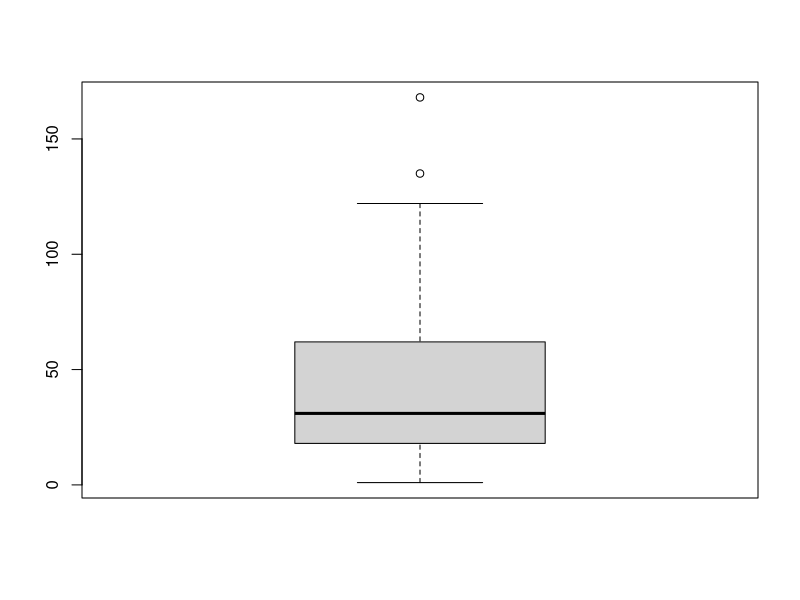
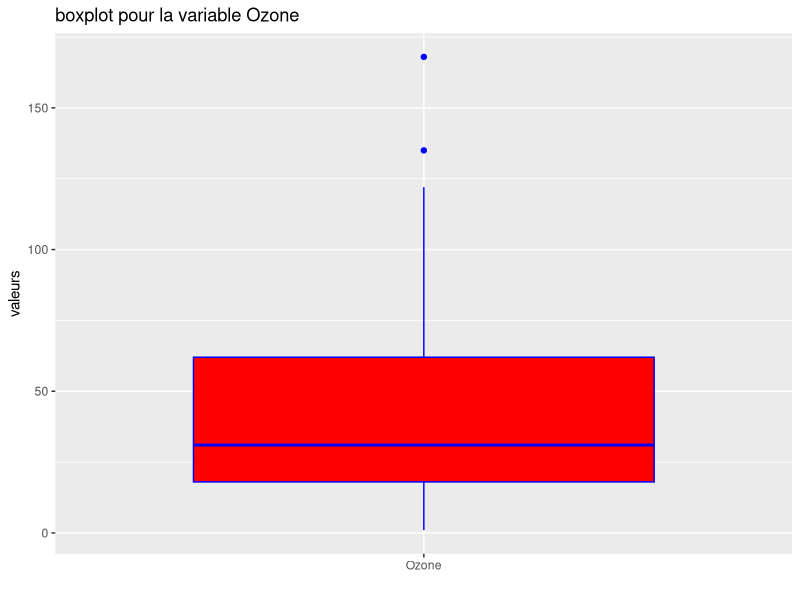
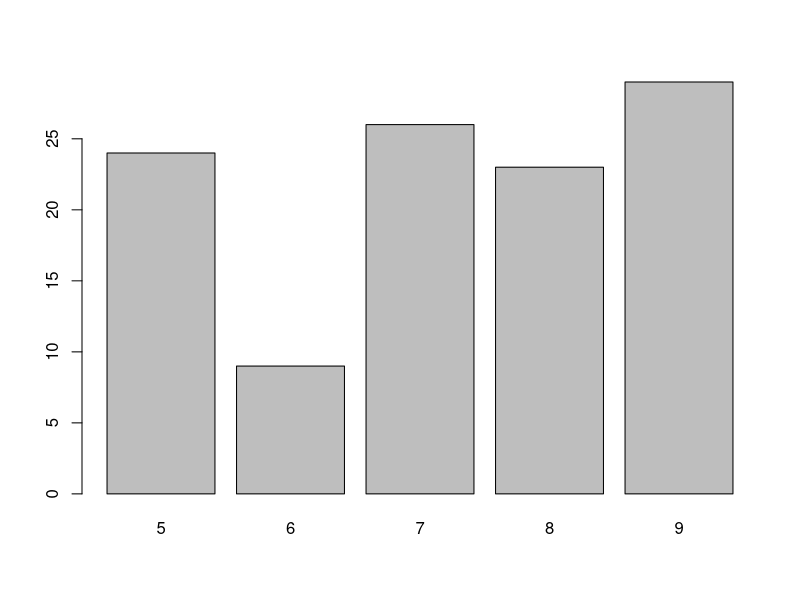
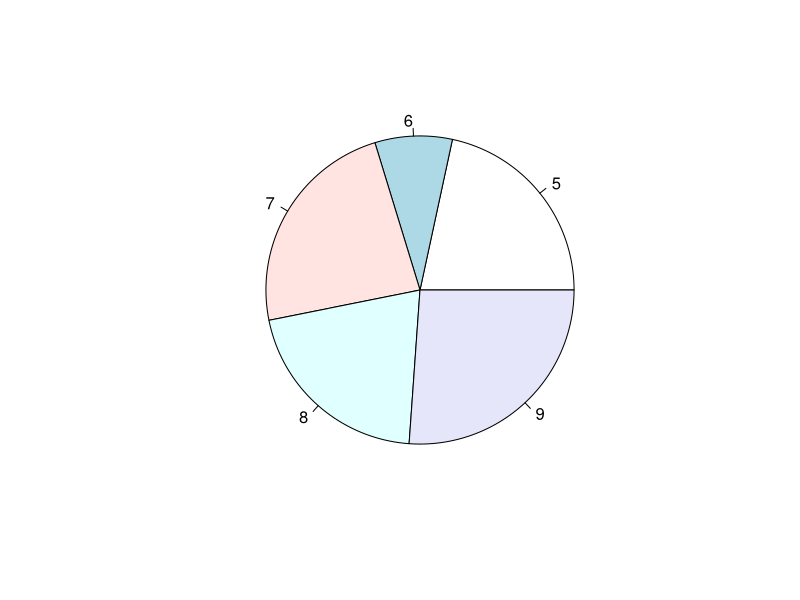
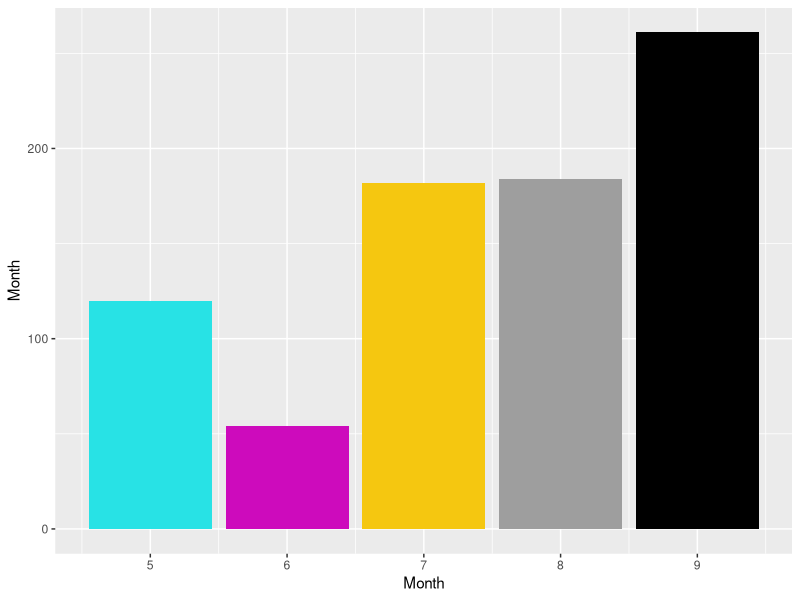
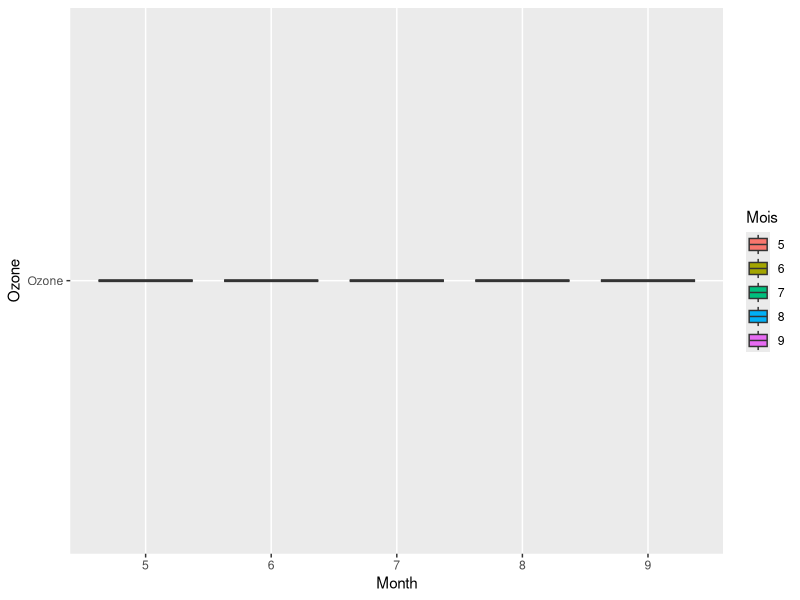
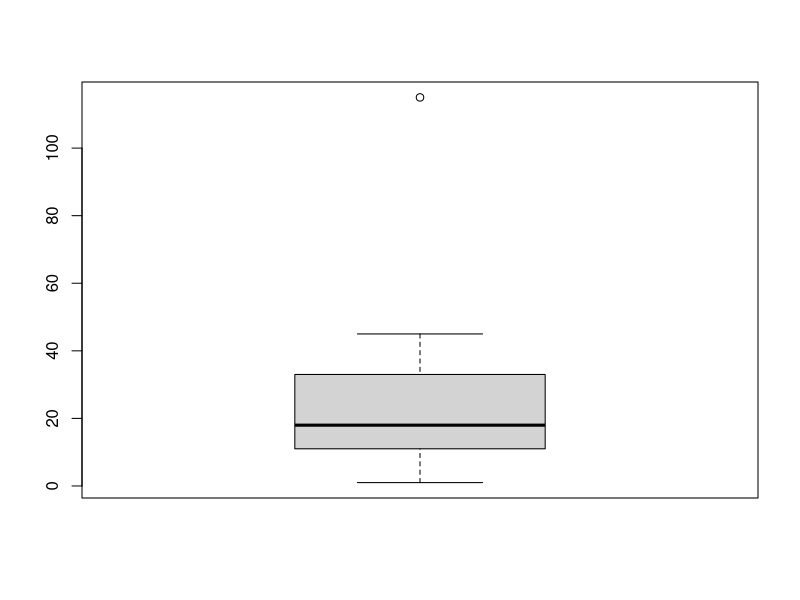
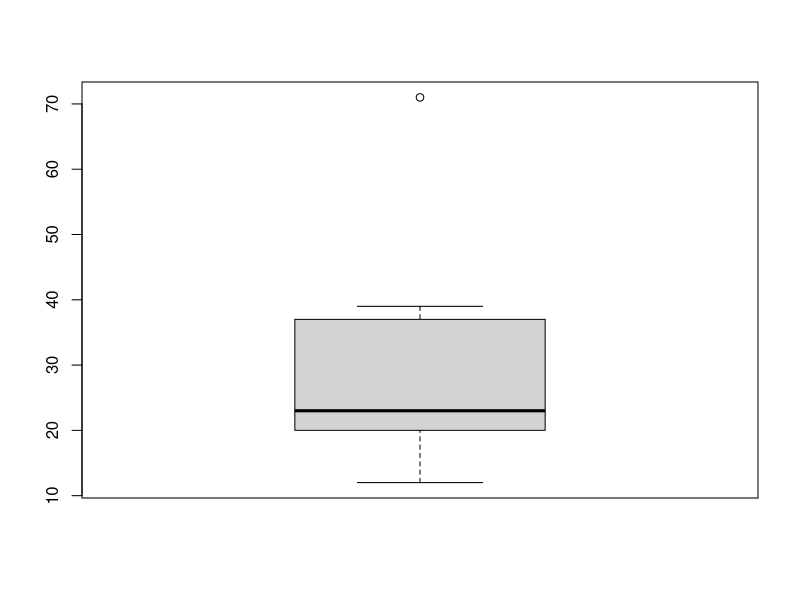

Write the R code that produced these figures, in order.
## ---- chunk 1
knitr::opts_chunk$set(echo = TRUE)
## ---- chunk 2
x<-c(3,1,7) 
y<-rep(1,3)
## ---- chunk 3
x # renvoie le vecteur precedemment crée
## ---- chunk 4
x[2] # la valeur à la deuxième position
## ---- chunk 5
length(x)# la taille du vecteur x
## ---- chunk 6
sum(x)# la somme des valeurs de x 
## ---- chunk 7
x+y # la somme des vecteurs x et y
## ---- chunk 8
x*y # la multiplication du vecteur x par le vecteur y
## ---- chunk 9
sort(x) # trie les valeurs du vecteur par ordre croissant
## ---- chunk 10
min(x)# le min de x
## ---- chunk 11
which.min(x)# la position du min dans le vecteur
## ---- chunk 12
z<-x # affecte x à z
z
## ---- chunk 13
sort(x,decreasing = TRUE)
## ---- chunk 14
u= c(rep(2,10),rep(8,20),rep(9,5))
## ---- chunk 15
u==8 # un booleen : true si la valeur équivaut à 8 et false sinon 
## ---- chunk 16
u<=8 # un booleen : true si la valeur de u <= 8 et false sinon
## ---- chunk 17
(which(u %in% c(2,9)))# la position des valeurs 2 et 9 de u
## ---- chunk 18
which((u==2)|(u==9)) #la position des valeurs 2 ou 9 de u
## ---- chunk 19
which((u==2)&(u==9))# la position des valeurs qui sont à la fois 2 et 9
## ---- chunk 20
length(which(u %in% c(8,9)))
## ---- chunk 21
groupe = c("red","green","yellow")
## ---- chunk 22
mode(groupe)# le type de groupe
## ---- chunk 23
mode(u)# renvoie le type de u
## ---- chunk 24
mode(u==5) # le type de u==5
## ---- chunk 25
ls() # liste les trucs existants dans le global environnement de R
## ---- chunk 26
rm(list=ls())# supprime le stockage de global environnement
## ---- chunk 27
ls()
## ---- chunk 28
data("airquality")
## ---- chunk 29
head(airquality)# l'en-tête du jeu de données airquality
## ---- chunk 30
str(airquality)# le type de chaque variable avec un début de descriptif du contenu
## ---- chunk 31
summary(airquality)# un résumé sur le dataframe
## ---- chunk 32
colnames(airquality)#le nom des colonnes
## ---- chunk 33
dim(airquality)# la dimension: le nombre de lignes et de colonnes de airquality
## ---- chunk 34
sum(is.na(airquality))# le nombre total de NA existant dans le dataframe
## ---- chunk 35
dataTemp = c()
dataTemp <-na.omit(airquality)#  supprime les NA existant dans airquality et creer un dataframe dataTemp qui stocke que les valeurs existantes 
## ---- chunk 36
sum(is.na(dataTemp))# On voit bien qu'il n'y a plus de NA
## ---- chunk 37
attach(dataTemp)
mode(Ozone) # Ozone est de type numeric
## ---- chunk 38
mean(Ozone)
median(Ozone)
var(Ozone)
sd(Ozone) 
## ---- chunk 39
quantile(Ozone)
## ---- chunk 40
IQR(Ozone) #la taille de l'intervalle interquartile est 44
## ---- chunk 41
which.max(Ozone)# indice de l'observation ayant la plus grande valeur d'ozone
## ---- chunk 42
boxplot(Ozone)$out
## ---- chunk 43
library(ggplot2)
require(ggplot2)
fig <- ggplot(data.frame(Ozone)) + aes(x="Ozone",y = Ozone)+
  geom_boxplot(color = "blue", fill = "red")+
  labs(title="boxplot pour la variable Ozone", x ="", y= "valeurs")
fig
## ---- chunk 44
mode(Month)
## ---- chunk 45
table(Month)
prop.table(table(Month))
## ---- chunk 46
barplot(table(Month))
pie(table(Month))
figure <- ggplot(data.frame(Month)) + aes(x = Month, y = Month) +
  geom_bar(stat="identity", fill=Month)
figure
## ---- chunk 47
vecteur <- as.factor(Month)
d <- factor(vecteur, levels = 5:9, labels = c("mai","juin","juilet","aôut","septembre"))
## ---- chunk 48
tapply(Ozone,Month,mean)
tapply(Ozone,Month,sd)
## ---- chunk 49
Month == 7 & Ozone >50
prop.table(table(Month== 7 & Ozone >50))
## ---- chunk 50
Month == 9 & Ozone >50
prop.table(table(Month== 9 & Ozone >50))
## ---- chunk 51
df <-data.frame(Ozone = Ozone, Month = as.factor(Month))
fig <- ggplot(df) + aes(x=Month, y= "Ozone",fill = Month) + geom_boxplot() + 
  labs(x ="Month", y = "Ozone",fill= "Mois")
fig
## ---- chunk 52
tapply(X =df$Ozone,INDEX = df$Month,function(x)length(boxplot(x)$out))
## ---- chunk 53
OzoneCent <- Ozone-mean(Ozone)
OzoneRed <- Ozone <- Ozone/ sd(Ozone)
mean(OzoneCent)
var(OzoneRed)
## ---- chunk 54
scale(Ozone)# pour centrer réduire simultanément on utilise scale
## ---- chunk 55
tab <- data.frame(Ozone=Ozone,Solar.R = Solar.R)
boxplot(tab)
tabCR = data.frame(apply(tab,MARGIN = 2, scale))
## ---- chunk 56
boxplot(tabCR)
## ---- chunk 57
library(reshape)
df <- melt(data.frame(Ozone= tabCR$Ozone,Solar.R = tabCR$Solar.R))
fig <-ggplot(df) + geom_boxplot(aes(x=variable, y=value))
fig
## ---- chunk 58
write.csv(dataTemp,file ="airquality.csv,quote = FALSE")
## ---- chunk 59
carre <- function(x){
  out <-x*x
  return(out)}
carre(5)
## ---- chunk 60
centreReduit <- function(x){
  out <- scale(x)
  return(out)}
## ---- chunk 61
centreReduit(airquality)
